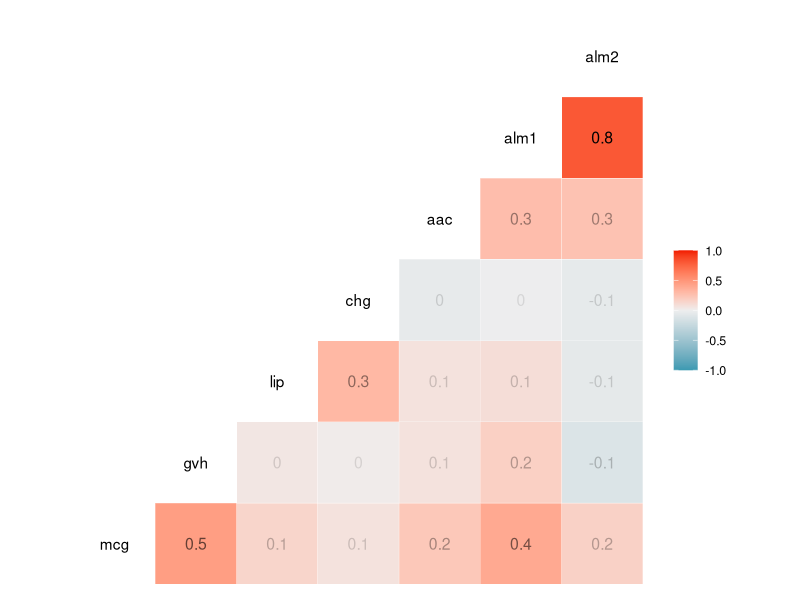
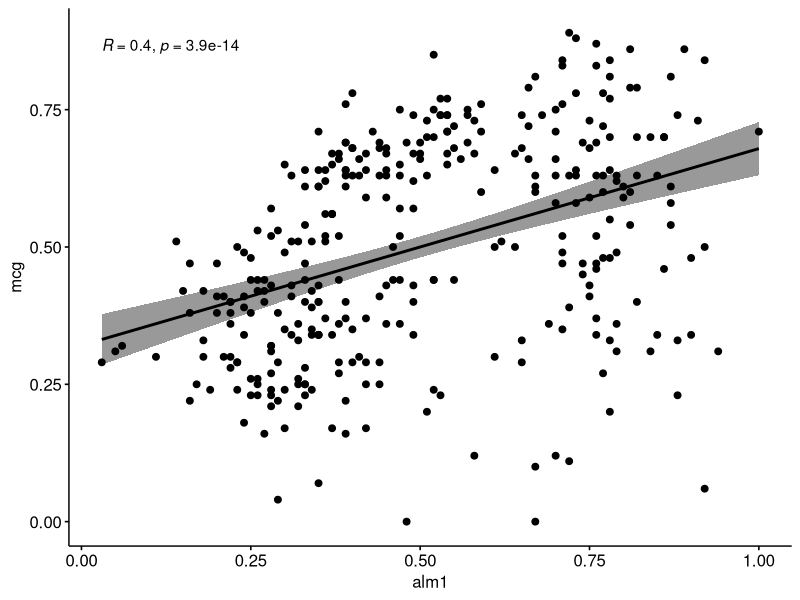

These charts were generated, in order, by the following R code:
library(tidyverse)
library(ggpubr)
library(GGally)
directory <- "/afs/ictp.it/home/m/mchaka/Documents/CODATA-RDA/BioInfo"
setwd(directory)
dataSet <- read.csv(file = "ecoli.csv", header = TRUE, sep = ",", stringsAsFactors = TRUE)

str(dataSet)

summary(dataSet)

cor(dataSet$mcg, dataSet$gvh,  method = "pearson", use = "complete.obs")
cor.test(dataSet$mcg, dataSet$gvh,  method = "pearson", use = "complete.obs")

ggcorr(dataSet, label = TRUE, label_alpha = TRUE)


ggscatter(dataSet, x = "alm1", y = "mcg",
          add = "reg.line", conf.int = TRUE,
          cor.coef = TRUE, cor.method = "pearson",
          xlab = "alm1", ylab = "mcg")
